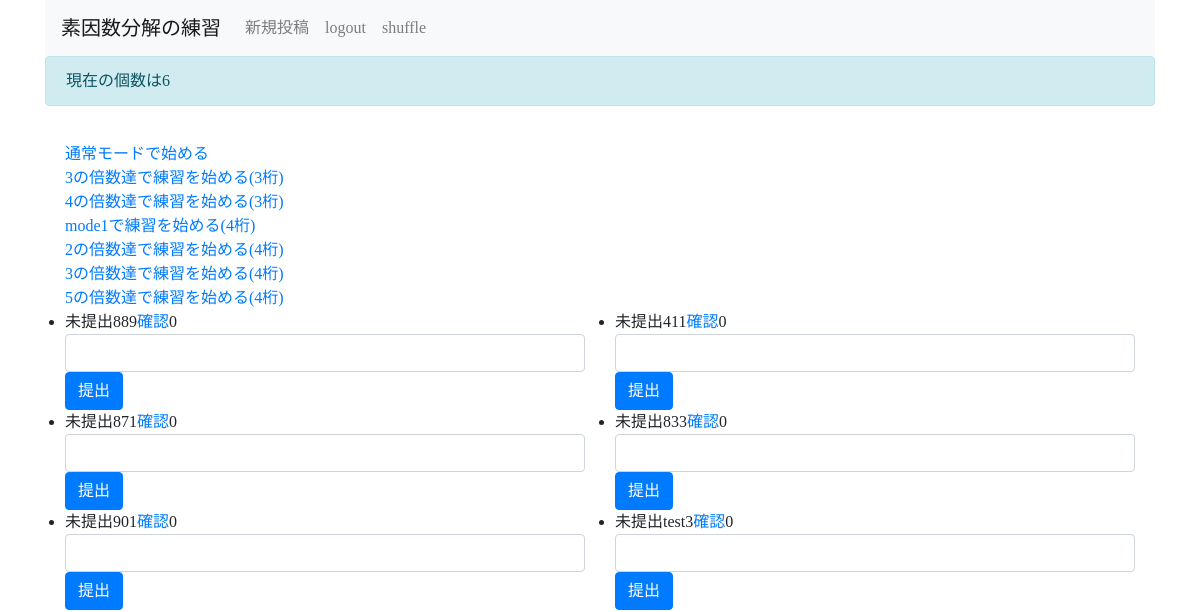
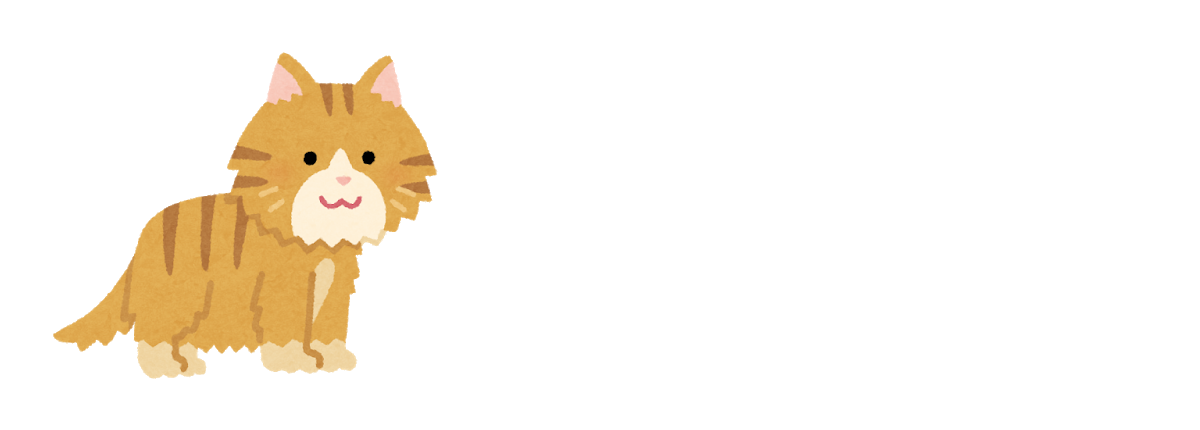
The page / (signed in) on the database as committed earlier (2 pictures, top to bottom).
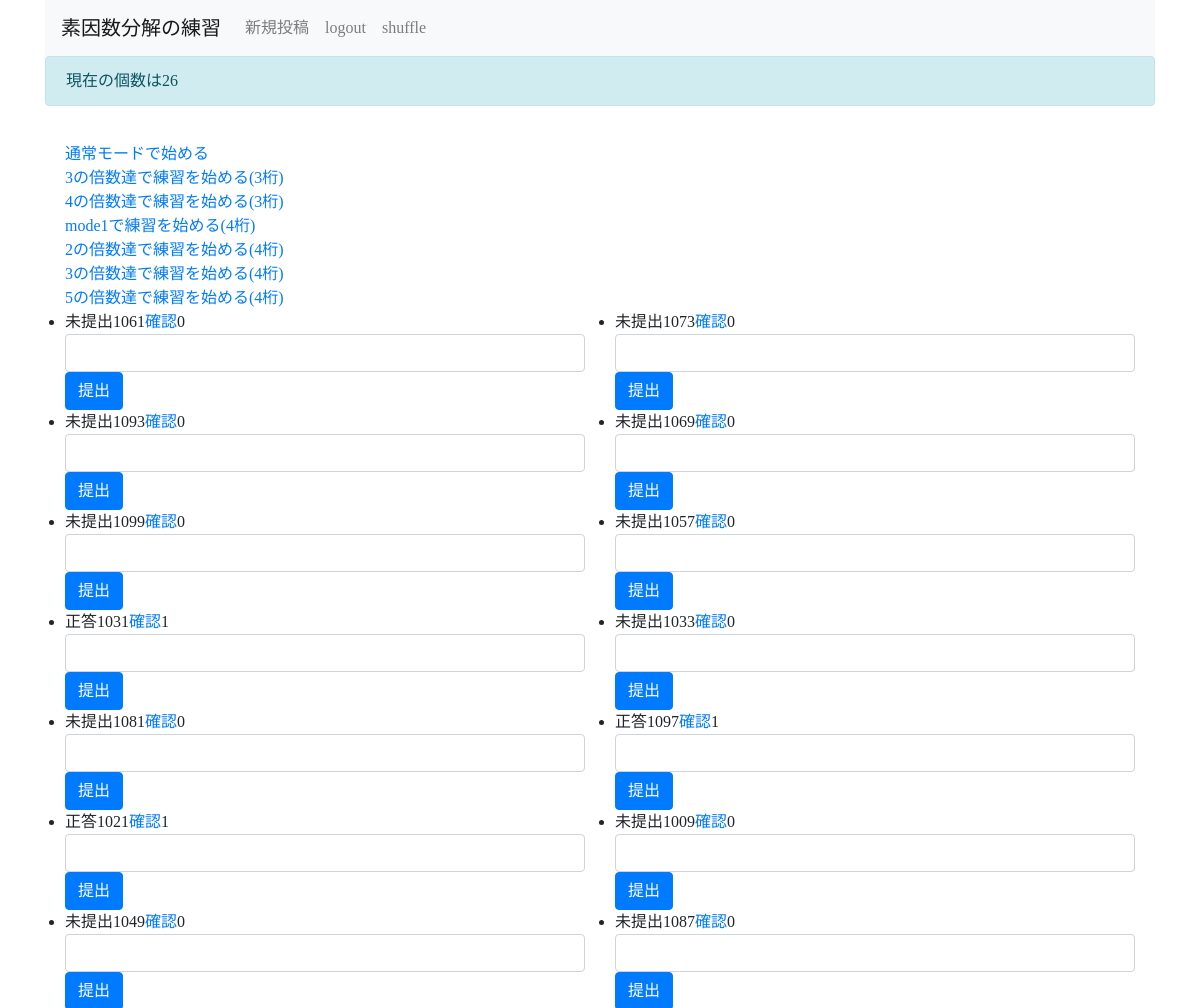
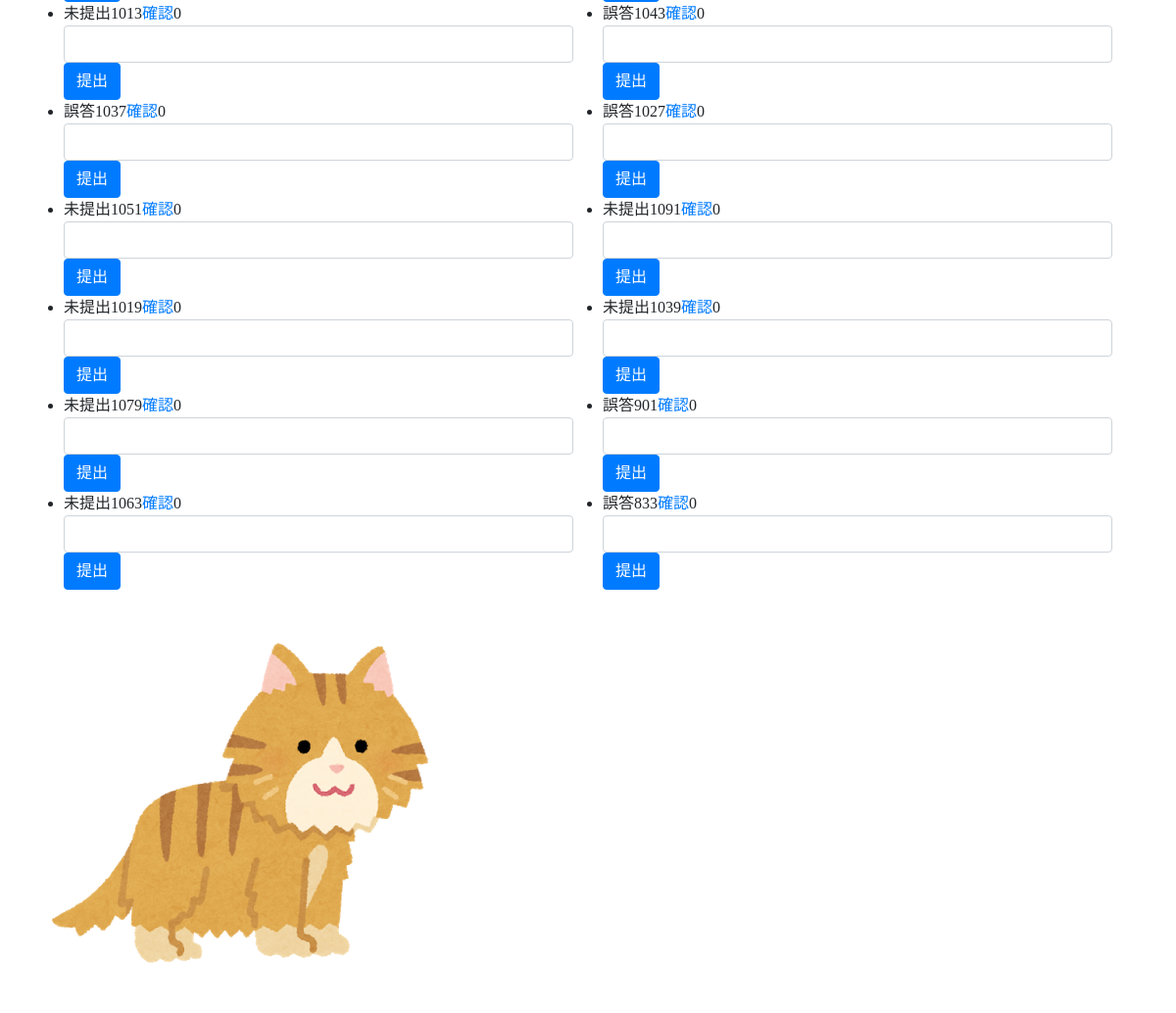
The same page on the database as committed later (2 pictures, top to bottom).
### flask_blog/models/entries.py (models this page shows, shortened)
class Entry(db.Model):
    __tablename__='entries'
    id=db.Column(db.Integer,primary_key=True)#primarykey identifies the each article.So it must be distinct.
    title=db.Column(db.String(50),unique=True)#
    text=db.Column(db.Text)
    created_at=db.Column(db.DateTime)
    body = db.Column(db.String(30))
    stat=db.Column(db.String(8))
    cnt=db.Column(db.Integer)

### flask_blog/views/entries.py (the view)
@app.route('/')
@login_required#
def show_entries():
    global state
    global abc
    abc = Entry.query.order_by(Entry.id.desc()).all()
    entries = abc
    flash('現在の個数は'+str(Entry.query.count()))
    ent1 = entries[:int(len(entries)/2)]
    ent2 = entries[len(ent1):]
    entries=zip(ent1,ent2)
    return render_template('entries/index.html',entries=entries)

### flask_blog/views/views.py (called while the page is built)
def login_required(view):
    @wraps(view)
    def inner(*args,**kwargs):
        if not session.get('logged_in'):
            return redirect(url_for('login'))
        return view(*args,**kwargs)
    return inner

### flask_blog/templates/entries/index.html
{% extends "layout.html" %}
{% block body %}
<a href="{{url_for('quiz')}}">通常モードで始める</a>
<br>
<a href="{{url_for('q4')}}">3の倍数達で練習を始める(3桁)</a>
<br>
<a href="{{url_for('q2')}}">4の倍数達で練習を始める(3桁)</a>
<br>
<a href="{{url_for('q3')}}">mode1で練習を始める(4桁)</a>
<br>
<a href="{{url_for('q5')}}">2の倍数達で練習を始める(4桁)</a>
<br>
<a href="{{url_for('q6')}}">3の倍数達で練習を始める(4桁)</a>
<br>
<a href="{{url_for('q7')}}">5の倍数達で練習を始める(4桁)</a>
<br>
<ul class="list-group list-group-flush">
    {%for entry in entries%}
  <div class="row">
    <div class="col-sm">
    <form action="{{url_for('judge',id=entry[0].id) }}" method=post class=add-entry>
        <li>{{entry[0].body}}{{entry[0].title}}<a href="{{url_for('show_entry',id=entry[0].id)}}">確認</a>{{entry[0].cnt}}<input type="text"class="form-control"id="InputTitle"name="pms"size="5.5px"
autocomplete="off"
><button type="submit"class="btn btn-primary">提出</button></li>
    </form>
    </div>
    <div class="col-sm">
    <form action="{{url_for('judge',id=entry[1].id) }}" method=post class=add-entry>
        <li >{{entry[1].body}}{{entry[1].title}}<a href="{{url_for('show_entry',id=entry[1].id)}}">確認</a>{{entry[1].cnt}}<input type="text"class="form-control"id="InputTitle"name="pms"size="5.5px"
autocomplete="off"
><button type="submit"class="btn btn-primary">提出</button></li>
    </form>
    </div>
    </div>
    {%endfor%}
</ul>
{%endblock%}

### flask_blog/templates/layout.html (shortened to what this page needs)
<!doctype html>
<link rel=stylesheet href="{{url_for('static',filename='style.css')}}">
    <link rel="stylesheet" href="https://stackpath.bootstrapcdn.com/bootstrap/4.3.1/css/bootstrap.min.css">
<div class="container">
    <nav class="navbar navbar-expand-lg navbar-light bg-light">
        <a class="navbar-brand" href="{{url_for('show_entries')}}">素因数分解の練習</a>
        <div class="collapse navbar-collapse"id="navbarNav">
        <ul class="nav navbar-nav navbar-right">
         {%if not session.logged_in%}
            <li class="nav-item">
                <a class="nav-link"href="{{url_for('login')}}">login</a>
            </li>
           {%else%}
            <li class="nav-item">
                <a class="nav-link" href="{{url_for('new_entry')}}">新規投稿</a>
            </li>
            <li class="nav-item">
                <a class="nav-link"href="{{url_for('logout')}}">logout</a>
            </li>
            <li class="nav-item">
                <a class="nav-link"href="{{url_for('shuffle')}}">shuffle</a>
            </li>
          {%endif%}
        </ul>
    </div>
</nav>
    {%for message in get_flashed_messages()%}
    <div class="alert alert-info" roll="alert">
        {{message}}
    </div>
    {%endfor%}
    <div class="blog-body">
        {% block body %}{% endblock %}
    </div>
<p><img src="/static/images/m.png"alt="pic02">
</p>
</div>

### flask_blog/static/style.css (style rules this page uses)
.blog-body { padding:1.25em; }
* { font-family:'Mplus 1p'; }

Rows that differ between the two databases and show on the page:
no longer on this page (row edited): Entry: body "未提出", title "889", cnt "0", title "411"
no longer on this page (row edited): Entry: body "未提出", title "871", cnt "0", title "833"
no longer on this page (row edited): Entry: body "未提出", title "901", cnt "0", title "test3"
added Entry: body "未提出", title "1061", cnt "0", title "1073"
added Entry: body "未提出", title "1093", cnt "0", title "1069"
added Entry: body "未提出", title "1099", cnt "0", title "1057"
added Entry: body "正答", title "1031", cnt "1", body "未提出", title "1033", cnt "0"
added Entry: body "未提出", title "1081", cnt "0", body "正答", title "1097", cnt "1"
added Entry: body "正答", title "1021", cnt "1", body "未提出", title "1009", cnt "0"
added Entry: body "未提出", title "1049", cnt "0", title "1087"
added Entry: body "未提出", title "1013", cnt "0", body "誤答", title "1043"
added Entry: body "誤答", title "1037", cnt "0", title "1027"
added Entry: body "未提出", title "1051", cnt "0", title "1091"
added Entry: body "未提出", title "1019", cnt "0", title "1039"
added Entry: body "未提出", title "1079", cnt "0", body "誤答", title "901"
added Entry: body "未提出", title "1063", cnt "0", body "誤答", title "833"
Other text that changed with them:
new list line: "現在の個数は26"
list line gone: "現在の個数は6"
